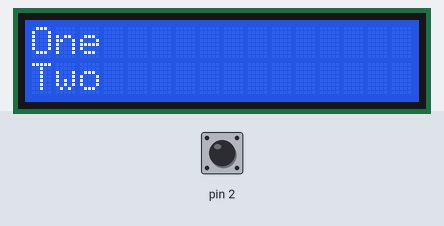
Recording of a sketch running on a simulated Arduino Uno, built with avr-gcc and run on an emulated ATmega328P. On the bench: 16×2 character LCD. Inputs (shaded band) come from the test bench; at power-on: pin 2 LOW.

Above: at 1.2 s.
1.3 s: pin 2 driven HIGH
At 1.8 s:
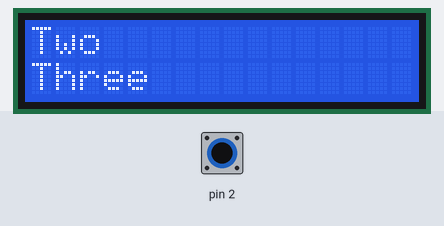
2.8 s: pin 2 pulsed LOW 5 times (0.12 s each, 0.3 s apart)
At 3.07 s:
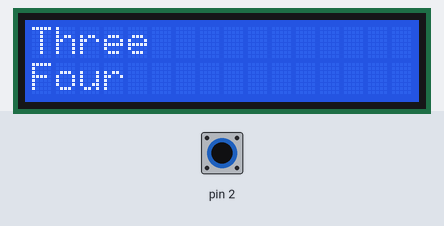
At 3.67 s:
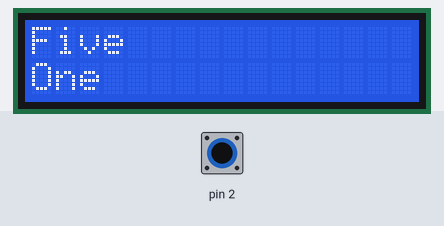
Timing chart, 0 to 5.8 s (numbered marks = the images above; inputs shaded):
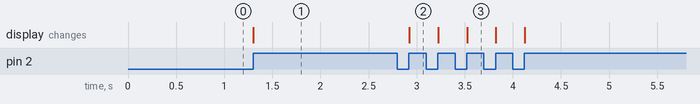

Measured:
- after the input at 1.3 s, the display: changes at once (image 1)
- after the input at 2.8 s, the display: changes after 0.12 s (image 2)

The sketch:

LcdScroll.ino
```cpp
#include <LiquidCrystal.h>
#include <DebouncedInput.h>

LiquidCrystal lcd(7, 8, 9, 10, 11, 12);

DebouncedInput nextButton(2, 1000);

char words[][30] = {"One  ", "Two  ", "Three", "Four ", "Five "};
int currWord = 0;
int numWords = 5;

void setup() {
  lcd.begin(16, 2);
}

void loop() {
  lcd.setCursor(0, 0);
  lcd.print(words[currWord]);
  lcd.setCursor(0, 1);
  lcd.print(words[(currWord + 1) % numWords]);

  nextButton.update();

  if (nextButton.stateHasChanged() && nextButton.getState()) {
    currWord = (currWord + 1) % numWords;
  }
}
```
